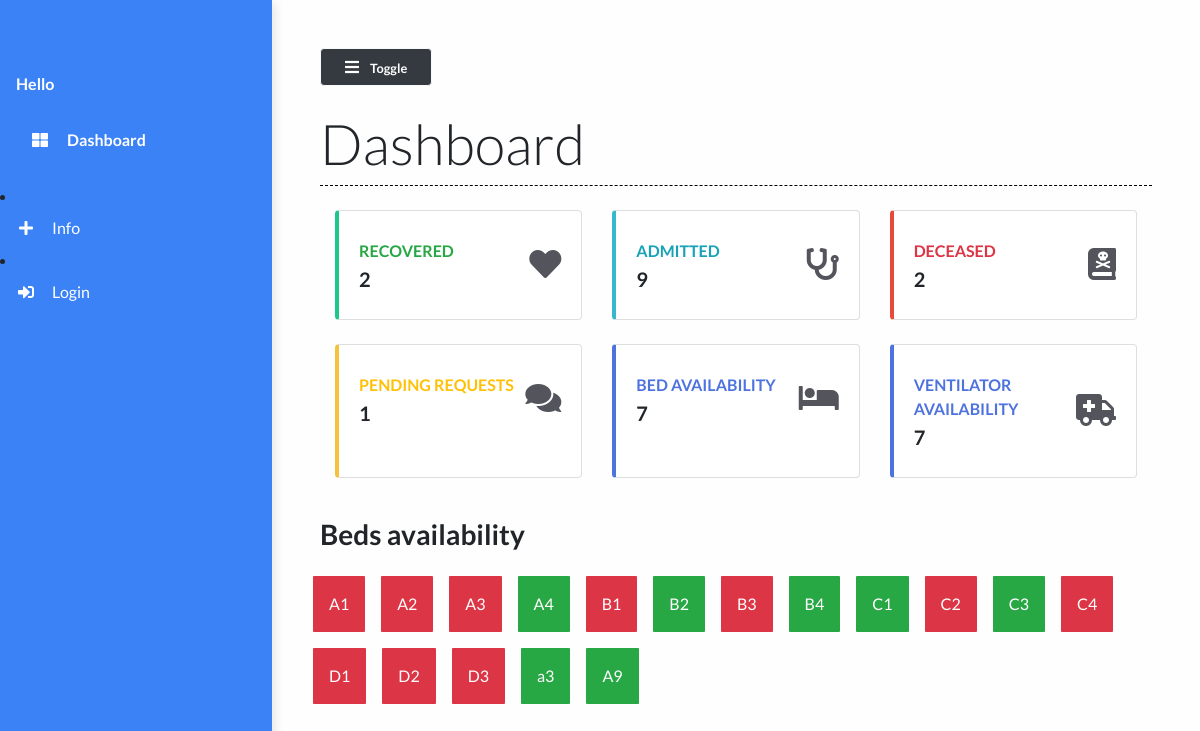
The page / on the database its author committed.
### main/models.py (models this page shows)
class Bed(models.Model):
    bed_number = models.CharField(max_length=50)
    occupied = models.BooleanField()
    def __str__(self):
        return self.bed_number

### main/views.py (the view)
# urls.py: path("", views.dashboard, name="dashboard"),
def dashboard(request):
    patients = Patient.objects.all()
    patient_count = patients.count()
    patients_recovered = Patient.objects.filter(status="Recovered")
    patients_deceased = Patient.objects.filter(status="Deceased")
    deceased_count = patients_deceased.count()
    recovered_count = patients_recovered.count()
    beds = Bed.objects.all()
    beds_available = Bed.objects.filter(occupied=False).count()
    ventilator_available =ventilator.objects.filter(occupied=False).count()
    pending_request =Request.objects.filter(done=False).count()
    context = {
        'patient_count': patient_count,
        'recovered_count': recovered_count,
        'beds_available': beds_available,
        'deceased_count':deceased_count,
        'beds':beds,
        'ventilator_available':ventilator_available,
        'pending_request':pending_request,
    }
    print(patient_count)
    return render(request, 'main/dashboard.html', context)

### main/templates/main/dashboard.html (shortened to what this page needs)
{% extends 'main/base.html' %}
{% load static %}
{% block contentTitle %}
    Dashboard
{% endblock contentTitle %}
{% block content %}
    <div class="container-fluid">
        <div class="row">
            <div class="col-xl-4 col-md-6 col-sm-12 mb-4">
                <div class="card border-left-success shadow h-100 py-2">
                    <div class="card-body">
                        <div class="row no-gutters align-items-center">
                            <div class="col mr-2">
                                <div class="text-xs font-weight-bold text-success text-uppercase mb-1">
                                    Recovered</div>
                                <div class="h5 mb-0 font-weight-bold text-gray-800">{{ recovered_count }}</div>
                            </div>
                            <div class="col-auto">
                                <i class="fas fa-heart fa-2x text-gray-300"></i>
                            </div>
                        </div>
                    </div>
                </div>
            </div>
            <div class="col-xl-4 col-md-6 col-sm-12 mb-4">
                <div class="card border-left-info shadow h-100 py-2">
                    <div class="card-body">
                        <div class="row no-gutters align-items-center">
                            <div class="col mr-2">
                                <div class="text-xs font-weight-bold text-info text-uppercase mb-1">
                                    Admitted</div>
                                <div class="h5 mb-0 font-weight-bold text-gray-800">{{ patient_count }}</div>
                            </div>
                            <div class="col-auto">
                                <i class="fas fa-stethoscope fa-2x text-gray-300"></i>
                            </div>
                        </div>
                    </div>
                </div>
            </div>
            <div class="col-xl-4 col-md-6 col-sm-12 mb-4">
                <div class="card border-left-danger shadow h-100 py-2">
                    <div class="card-body">
                        <div class="row no-gutters align-items-center">
                            <div class="col mr-2">
                                <div class="text-xs font-weight-bold text-danger text-uppercase mb-1">Deceased
                                </div>
                                <div class="row no-gutters align-items-center">
                                    <div class="col-auto">
                                        <div class="h5 mb-0 mr-3 font-weight-bold text-gray-800">{{deceased_count}}</div>
                                    </div>
                                </div>
                            </div>
                            <div class="col-auto">
                                <i class="fas fa-book-dead fa-2x text-gray-300"></i>
                            </div>
                        </div>
                    </div>
                </div>
            </div>
            <div class="col-xl-4 col-md-6 col-sm-12 mb-4">
                <div class="card border-left-warning shadow h-100 py-2">
                    <div class="card-body">
                        <div class="row no-gutters align-items-center">
                            <div class="col mr-2">
                                <div class="text-xs font-weight-bold text-warning text-uppercase mb-1">
                                    Pending Requests</div>
                                <div class="h5 mb-0 font-weight-bold text-gray-800">{{pending_request}}</div>
                            </div>
                            <div class="col-auto">
                                <i class="fas fa-comments fa-2x text-gray-300"></i>
                            </div>
                        </div>
                    </div>
                </div>
            </div>
            <div class="col-xl-4 col-md-6 col-sm-12 mb-4">
                <div class="card border-left-primary shadow h-100 py-2">
                    <div class="card-body">
                        <div class="row no-gutters align-items-center">
                            <div class="col mr-2">
                                <div class="text-xs font-weight-bold text-blue text-uppercase mb-1">
                                    Bed availability</div>
                                <div class="h5 mb-0 font-weight-bold text-gray-800">{{beds_available}}</div>
                            </div>
                            <div class="col-auto">
                                <i class="fas fa-bed fa-2x text-gray-300"></i>
                            </div>
                        </div>
                    </div>
                </div>
            </div>
            <div class="col-xl-4 col-md-6 col-sm-12 mb-4">
                <div class="card border-left-primary shadow h-100 py-2">
                    <div class="card-body">
                        <div class="row no-gutters align-items-center">
                            <div class="col mr-2">
                                <div class="text-xs font-weight-bold text-blue text-uppercase mb-1">
                                    ventilator availability</div>
                                <div class="h5 mb-0 font-weight-bold text-gray-800">{{ventilator_available}}</div>
                            </div>
                            <div class="col-auto">
                                <i class="fas fa-ambulance fa-2x text-gray-300"></i>
                            </div>
                        </div>
                    </div>
                </div>
            </div>
        <div><h3 class="font-weight-bold my-3">Beds availability</h3></div>
        <div class="row">
            {% for bed in beds %}
                <div class="
                {% if bed.occupied == True %}
                bg-danger
                {% elif bed.occupied == False %}
                bg-success
                {% endif %}
                grid-box my-2 mx-2 py-3 px-3 text-white">{{ bed }}</div>
            {% endfor %}
        </div>
    </div>
{% endblock content %}

### main/templates/main/base.html (shortened to what this page needs)
{% load static %}
<!DOCTYPE html>
<html lang="en">
  <head>
    <link
      rel="stylesheet"
      href="https://maxcdn.bootstrapcdn.com/bootstrap/4.0.0/css/bootstrap.min.css"
    />
    <link
      rel="stylesheet"
      href="https://cdnjs.cloudflare.com/ajax/libs/font-awesome/5.14.0/css/all.min.css"
    />
    <link
      rel="stylesheet"
      href="{% static 'styles/base.css' %}"
      type="text/css"
    />
    <link rel="stylesheet" href="//code.jquery.com/ui/1.12.1/themes/base/jquery-ui.css">
  </head>
  <body>
<div class="vertical-nav" id="sidebar">
	<div class="py-4 px-3 mb-4">
	</div>
	<p class="text-white font-weight-bold px-3 pb-4 mb-0">
		Hello {{user.first_name}}
	</p>
	<p class="text-gray font-weight-bold px-3 pb-4 mb-0">
		<a href="{% url 'dashboard' %}" class="nav-link text-white">
			<i class="fa fa-th-large mr-3 text-primary"></i> Dashboard</a>
	</p>
    <li class="nav-item">
      <a href="{% url 'info' %}" class="nav-link text-white">
        <i class="fa fa-plus mr-3 text-primary fa-fw"></i>Info
      </a>
    </li>
    {% if request.user.is_authenticated == False %}
    <li class="nav-item">
			<a href="{% url 'login' %}" class="nav-link text-white">
				<i class="fa fa-sign-in-alt mr-3 text-primary fa-fw"></i>Login
			</a>
		</li>
    {% else %}
		<li class="nav-item">
			<a href="{% url 'logout' %}" class="nav-link text-white">
				<i class="fa fa-sign-out-alt mr-3 text-primary fa-fw"></i>Logout
			</a>
		</li>
    {% endif %}
</div>
    <div class="page-content p-5" id="content">
        <button id="sidebarCollapse" class="btn btn-light bg-dark rounded-pill shadow-sm px-4 mb-4" type="button">
            <i class="fa fa-bars mr-2 text-primary"></i>
            <small class="font-weight-bold text-primary">
                Toggle
            </small>
        </button>
		<h2 class="display-4 ">{% block contentTitle %}{% endblock contentTitle %}
		</h2>
		<div class="seperator mt-1 mb-4"></div>
		{% block content %}{% endblock content %}
    </div>
  </body>
</html>

### static/styles/base.css (style rules this page uses)
body { background: #fffefe; min-height: 100vh; overflow-x: hidden; font-family:Lato,'Helvetica Neue',Helvetica,Arial,sans-serif; }
.vertical-nav { background: #3b82f6 !important; min-width: 17rem; height: 100vh; position: fixed; top: 0; left: 0; box-shadow: 3px 3px 10px rgba(0, 0, 0, 0.1); transition: all 0.4s; }
.page-content { width: calc(100% -17rem); margin-left: 17rem; transition: all 0.4s; }
.seperator { margin: 3rem 0; border-bottom: 1px dashed #000000; }
.nav-link { text-transform: capitalize; }
.text-primary { color: #fff !important; }
.border-left-info { border-left: 0.25rem solid #36b9cc !important; }
.border-left-warning { border-left: 0.25rem solid #f6c23e !important; }
.border-left-success { border-left: 0.25rem solid #1cc88a !important; }
.border-left-danger { border-left: 0.25rem solid #e74a3b !important; }
.text-gray-300 { color: #54555c !important; }
.border-left-primary { border-left: 0.25rem solid #4e73df !important; }
.text-blue { color: #4e73df !important; }
.grid-box { border-radius: 1px; }

### rows shown on the page
Bed: bed_number "A1"
Bed: bed_number "A2"
Bed: bed_number "A3"
Bed: bed_number "A4"
Bed: bed_number "B1"
Bed: bed_number "B2"
Bed: bed_number "B3"
Bed: bed_number "B4"
Bed: bed_number "C1"
Bed: bed_number "C2"
Bed: bed_number "C3"
Bed: bed_number "C4"
Bed: bed_number "D1"
Bed: bed_number "D2"
Bed: bed_number "D3"
Bed: bed_number "a3"
Bed: bed_number "A9"

### other values the page prints
{{ recovered_count }} "2"
{{ patient_count }} "9"
{{ deceased_count }} "2"
{{ pending_request }} "1"
{{ beds_available }} "7"
{{ ventilator_available }} "7"
